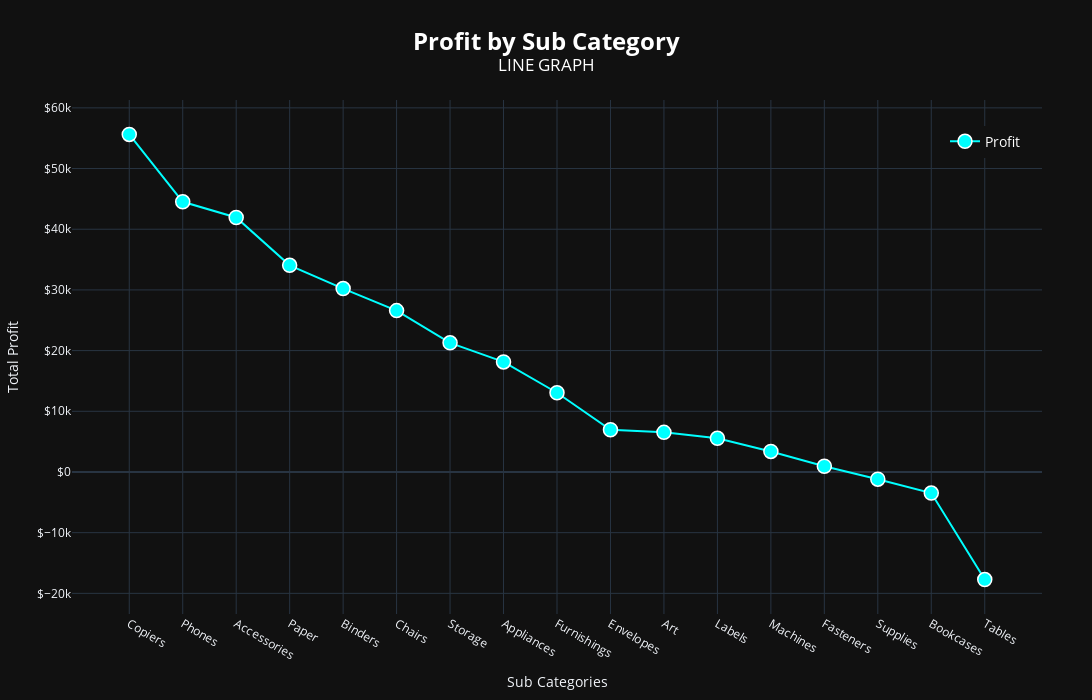

Notebook code cell kept with this figure:
### Code cell
trace = go.Scatter(
    x = pbsc['Sub-Category'],
    y = pbsc['Profit'],
    marker = dict(size = 14, color = 'cyan', line = dict(color = 'white', width = 1.5)),
    hovertemplate = "%{y:$,.0f}<extra></extra>",
    name = "Profit",
    mode = ('lines+markers'),
    line = dict(color = 'cyan', width = 2),
    hoverinfo = 'x+y',
    showlegend = True
)
layout = go.Layout(
    title = dict(text = '<b>Profit by Sub Category</b><br><sup>LINE GRAPH</sup>',
                 font = dict(size = 24, color = 'white'), x = 0.5),
    xaxis = dict(title = 'Sub Categories', tickangle = 30),
    yaxis = dict(title = 'Total Profit', tickprefix = '$'),
    legend = dict(orientation = 'v', yanchor = 'top', y = 0.95,
                  xanchor = 'left', x = 0.90,
                  font = dict(size = 14, color = 'white')),
    hovermode = 'x unified',
    margin = dict(t = 100, b = 50, l = 50, r = 50),
    template = 'plotly_dark', width = 1500, height = 700
)
fig = go.Figure(trace, layout)
fig.show()

### Figure 1 — Plotly figure (JSON) as saved in the notebook; plotly's stock layout.template omitted (floating-point values rounded to 4 significant figures)
{"data": [{"hoverinfo": "x+y", "hovertemplate": "%{y:$,.0f}<extra></extra>", "line": {"color": "cyan", "width": 2}, "marker": {"color": "cyan", "line": {"color": "white", "width": 1.5}, "size": 14}, "mode": "lines+markers", "name": "Profit", "showlegend": true, "type": "scatter", "x": ["Copiers", "Phones", "Accessories", "Paper", "Binders", "Chairs", "Storage", "Appliances", "Furnishings", "Envelopes", "Art", "Labels", "Machines", "Fasteners", "Supplies", "Bookcases", "Tables"], "y": [55620.0, 44520.0, 41940.0, 34050.0, 30220.0, 26590.0, 21280.0, 18140.0, 13060.0, 6964.0, 6528.0, 5546.0, 3385.0, 949.5, -1189.0, -3473.0, -17730.0]}], "layout": {"height": 700, "hovermode": "x unified", "legend": {"font": {"color": "white", "size": 14}, "orientation": "v", "x": 0.9, "xanchor": "left", "y": 0.95, "yanchor": "top"}, "margin": {"b": 50, "l": 50, "r": 50, "t": 100}, "title": {"font": {"color": "white", "size": 24}, "text": "<b>Profit by Sub Category</b><br><sup>LINE GRAPH</sup>", "x": 0.5}, "width": 1500, "xaxis": {"tickangle": 30, "title": {"text": "Sub Categories"}}, "yaxis": {"tickprefix": "$", "title": {"text": "Total Profit"}}}}
